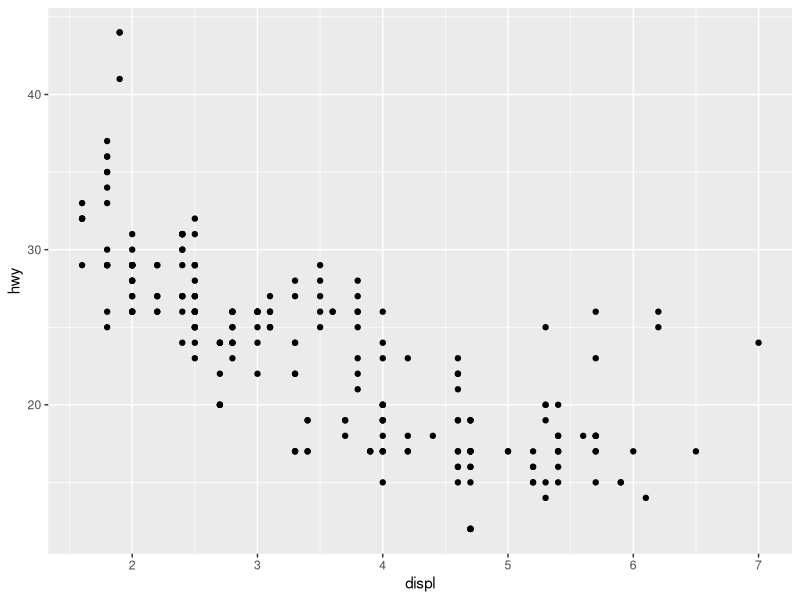
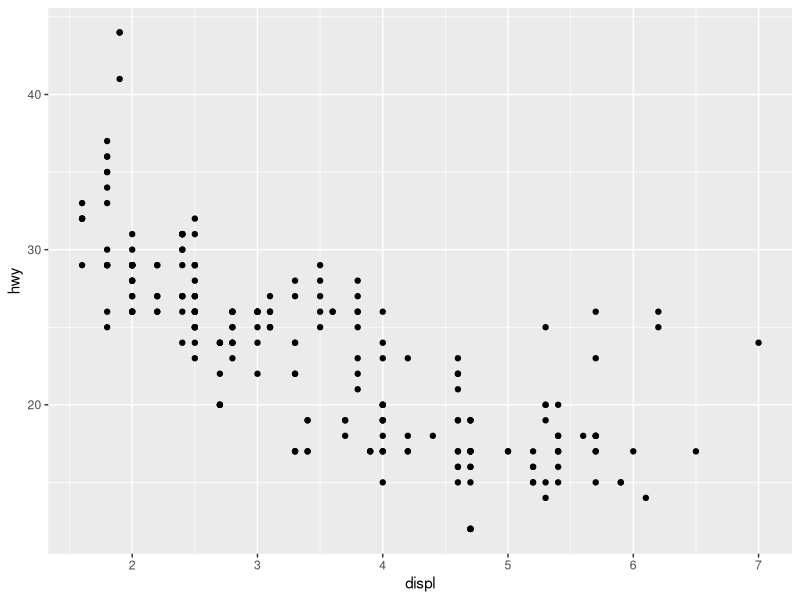
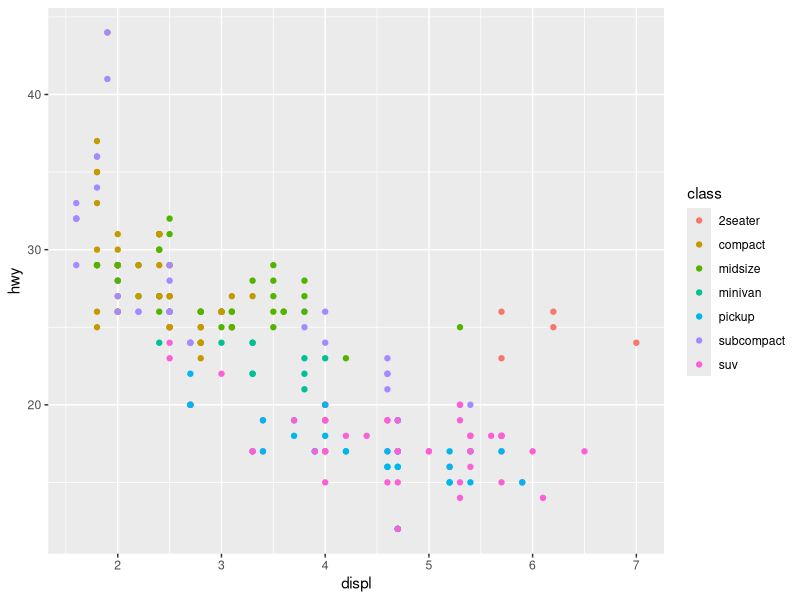
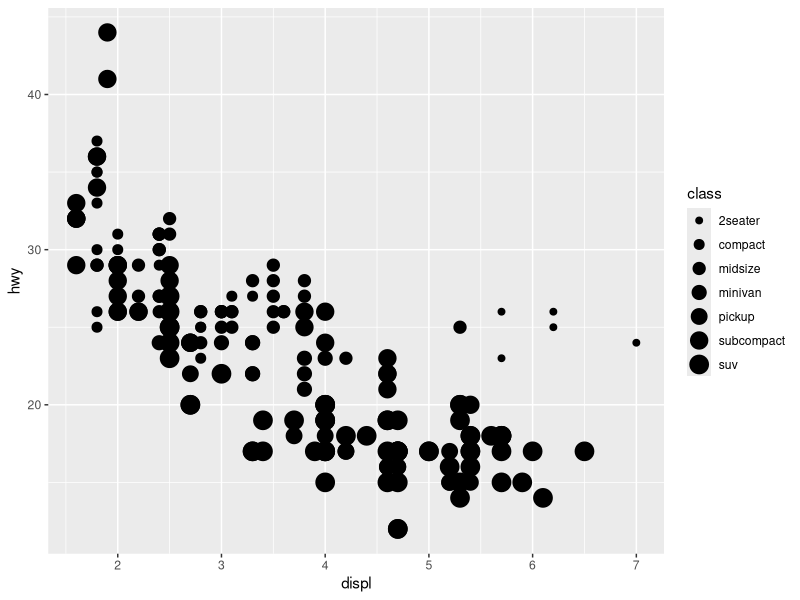
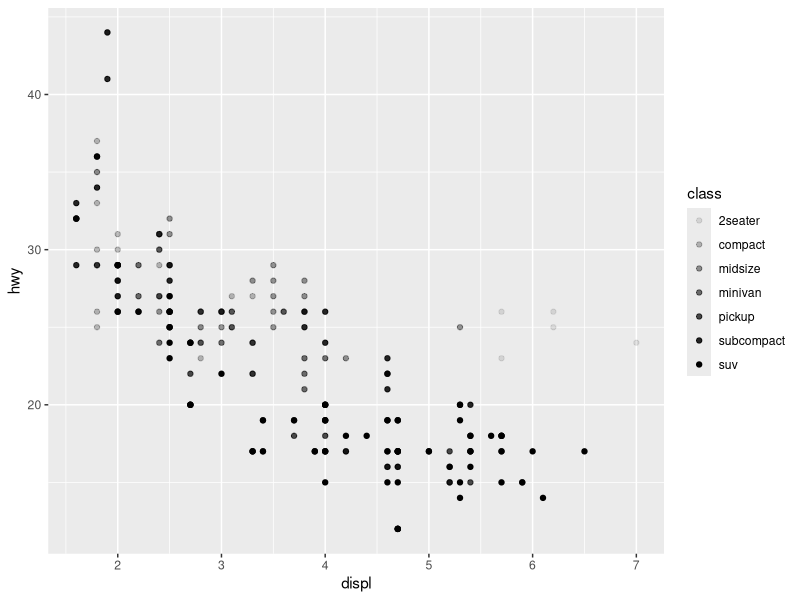
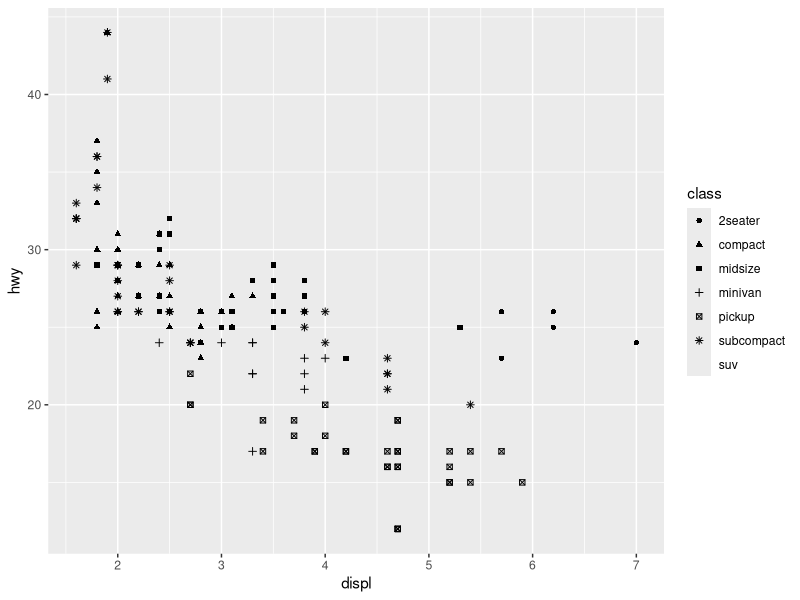
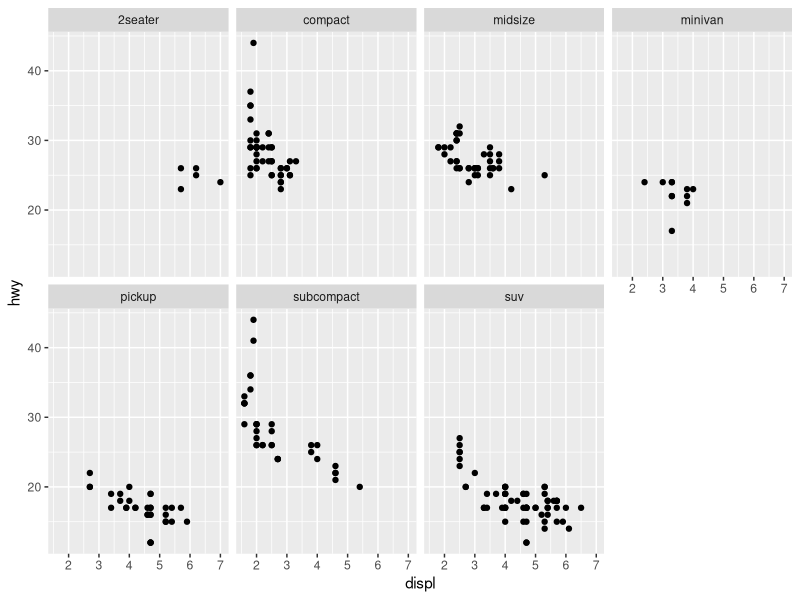
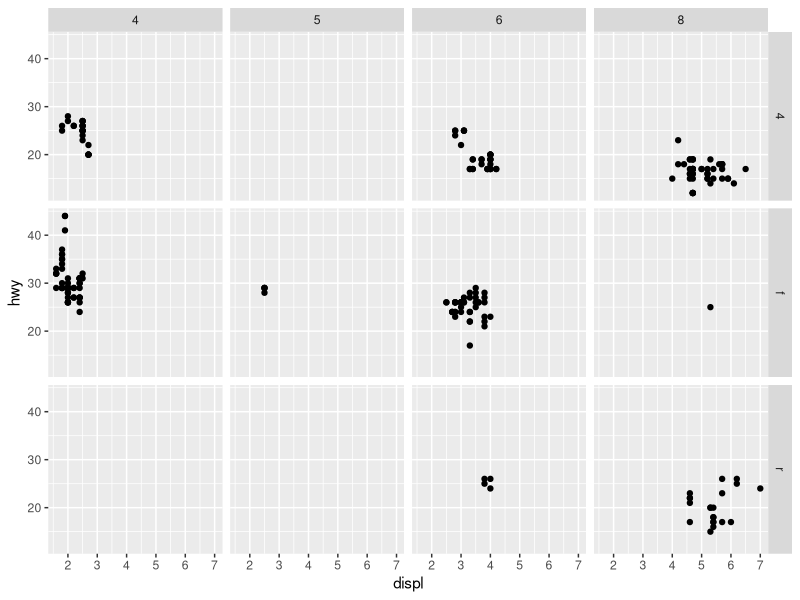

Generate these figures, in order, with R:
## ---- chunk 1
library(tidyverse)
library(ggplot2)
## ---- chunk 2
mpg %>% head()

### 차원 파악
mpg %>% dim()
## ---- chunk 3
ggplot(data = mpg) + 
  geom_point(mapping = aes(x = displ, y = hwy))
## ---- chunk 4
### 더 간단한 코드
ggplot(mpg) + 
  geom_point(aes(displ,hwy))
## ---- chunk 5
### class별 색상 지정
table(mpg$class)

ggplot(data = mpg) + 
  geom_point(mapping = aes(x = displ, y = hwy, color = class)) # col='blue' (통일된 색상)
## ---- chunk 6
### class 별 크기 지정
ggplot(data = mpg) + 
  geom_point(mapping = aes(x = displ, y = hwy, size = class))
## ---- chunk 7
ggplot(data = mpg) + 
  geom_point(mapping = aes(x = displ, y = hwy, alpha = class))
## ---- chunk 8
ggplot(data = mpg) + 
  geom_point(mapping = aes(x = displ, y = hwy, shape = class))
## ---- chunk 9
### class별 2행의 패널
ggplot(data = mpg) + 
  geom_point(mapping = aes(x = displ, y = hwy)) + 
  facet_wrap(~ class, nrow = 2)
## ---- chunk 10
table(mpg$drv)
table(mpg$cyl)

ggplot(mpg) + 
  geom_point(aes(x = displ, y = hwy)) + 
  facet_grid(drv ~ cyl) # facet 하지 않으려면 변수 대신 마침표 사용가능
## ---- chunk 11
### linetype = drv : drv에 따른 라인 구분
ggplot(mpg) + 
  geom_smooth(aes(x = displ, y = hwy,linetype = drv))
## ---- chunk 12
### 점, 컬러 추가
ggplot(mpg,aes(x=displ,
               y=hwy,
               color=drv)) +
  geom_point() +
  geom_smooth(aes(linetype=drv))
## ---- chunk 13
### 그룹화만 했을 경우
ggplot(mpg) +
  geom_smooth(aes(x=displ, y=hwy, group = drv))
## ---- chunk 14
### 선 색상으로 구분 + 범례 미표기
ggplot(mpg) +
  geom_smooth(aes(x=displ, y=hwy, color = drv),
              show.legend = F)
## ---- chunk 15
### 선/색상/점 모두 구분
ggplot(mpg, aes(x=displ, y=hwy)) +
  geom_point(aes(color= class)) +
  geom_smooth(aes(linetype = class))
## ---- chunk 16
### 특정 데이터 필터링
### se=F : 회귀선의 표준오차 미표시
ggplot(mpg, aes(x=displ, y=hwy)) +
  geom_point(aes(color= class)) +
  geom_smooth(data = mpg %>% filter(class == 'subcompact'),se=F) 
## ---- chunk 17
diamonds

### 특정 컬럼 빈도수
diamonds$cut %>% table()
## ---- chunk 18
### 특정 컬럼 빈도수 시각화
ggplot(diamonds) +
  geom_bar(aes(x=cut)) # stat_count와 동일
## ---- chunk 19
### 막대그래프 색상 조정 color= cut
ggplot(diamonds) +
  geom_bar(aes(x=cut, color= cut))
## ---- chunk 20
### 막대그래프 색상 조정 fill= cut
ggplot(diamonds) +
  geom_bar(aes(x=cut, fill= cut))
## ---- chunk 21
### 막대그래프 색상 조정 fill= clarity
### x축에 대해서 색상 조정 가능
ggplot(diamonds) +
  geom_bar(aes(x=cut, fill= clarity))
## ---- chunk 22
### 투명도 + identity: 막대 안겹치게 포지셔닝
ggplot(diamonds, aes(x=cut, fill=clarity)) +
  geom_bar(alpha=1/5, position = "identity")
## ---- chunk 23
### 채움색상 NA(투명) 
ggplot(diamonds, aes(x=cut, color=clarity)) +
  geom_bar(fill=NA, position = "identity")
## ---- chunk 24
### fill : 전체높이에 대한 비율 표현 → 상대적 비교 가능
ggplot(diamonds) +
  geom_bar(aes(x=cut, fill=clarity), position = "fill")
## ---- chunk 25
### dodge : 비교선상의 막대 나란히 배열
ggplot(diamonds) +
  geom_bar(aes(x=cut, fill=clarity), position = "dodge")
## ---- chunk 26
ggplot(data = diamonds %>% filter(cut == 'Ideal')) +
  geom_bar(aes(x=cut, fill=clarity), position = "dodge")

### 다이아몬드 cut이 Ideal인 다이아몬드 중애서 Clarity가 IF인 비율
(diamonds %>% filter(cut == 'Ideal', clarity=="IF") %>% nrow)/(diamonds %>% filter(cut=="Ideal") %>% 
                                                                nrow)
## ---- chunk 27
diamonds %>%
  group_by(cut, clarity) %>%
  summarize(n=n()) %>%
  mutate(total = sum(n), prop = n/total) %>%
  select(-n) %>%
  pivot_wider(names_from = clarity, values_from = prop)
## ---- chunk 28
### jitter : 점 뿌리기
ggplot(mpg) +
  geom_point(aes(x=displ, y=hwy), position = 'jitter')

ggplot(mpg) +
  geom_jitter(aes(x=displ, y= hwy))
## ---- chunk 29
### boxplot
ggplot(mpg) +
  geom_boxplot(aes(x=class, y=hwy))

### 색상 지정 가능
ggplot(mpg) +
  geom_boxplot(aes(x=class,y=hwy, fill = class))
## ---- chunk 30
### coord_flip : x축, y축 변경
ggplot(mpg) +
  geom_boxplot(aes(x=class, y=hwy)) +
  coord_flip()
## ---- chunk 31
#install.packages("maps")
library(maps)

### maps 패키지의 데이터셋 저장/생성
nz <- map_data("nz")
nz %>% head()

### geom_polygon : 지도 형식 시각화
ggplot(nz, aes(x=long, y=lat, group=group)) +
  geom_polygon(fill="white", color="black")
## ---- chunk 32
### coord_quickmap : 가로 세율 비율 보존 (정확한 지도)
ggplot(nz, aes(x=long, y=lat, group=group)) +
  geom_polygon(fill="white", color="black") +
  coord_quickmap()
## ---- chunk 33
bar <- ggplot(diamonds) +
  geom_bar(aes(x=cut, fill=cut),
           show.legend = F,
           width = 1) +
  theme(aspect.ratio = 1) + # 그래프 가로:세로 비율
  labs(x=NULL, y=NULL)

bar
## ---- chunk 34
### coord_polar : 원형 막대 그래프
bar + coord_polar()
## ---- chunk 35
### 차종에 따라서 고속도로에서 연비차이가 날까?

### errorbar로 연비 범위(평균-표준오차, 평균+표준오차) 구하기
mpg %>% 
  group_by(class) %>% 
  summarise(mean_hwy = mean(hwy), sd_hwy = sd(hwy)) %>% 
  ggplot(aes(x=class, y=mean_hwy, fill=class)) +
  geom_bar(stat = "identity") +
  geom_errorbar(aes(ymin = mean_hwy - sd_hwy, ymax = mean_hwy + sd_hwy),
                width = 0.5,
                position = position_dodge(width = 0.9),
                color = "black")
